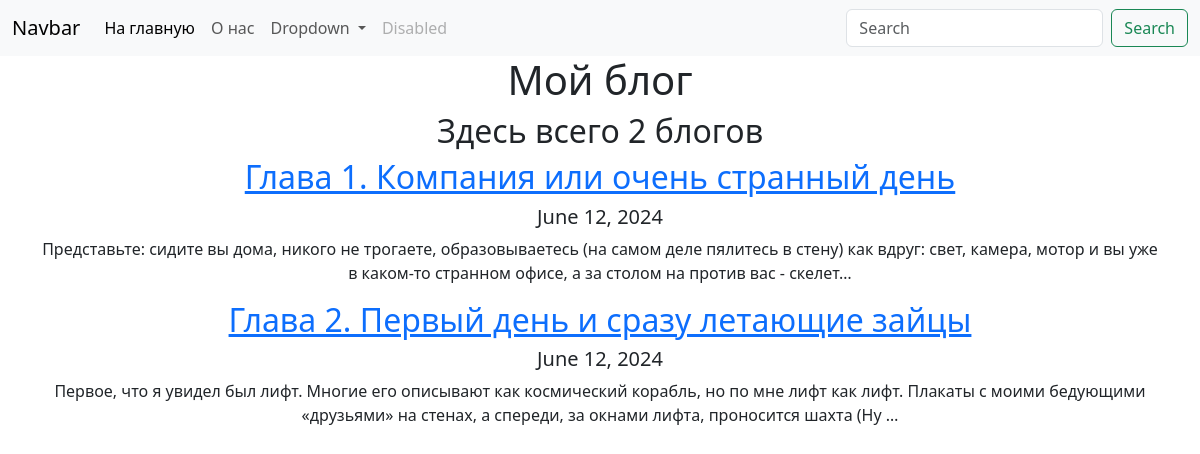
Screenshot of /blog/ with the database file from the repository.
### blog/models.py (models this page shows, shortened)
class Blog(models.Model):
    title=models.CharField(max_length=200)
    description=models.TextField()
    date=models.DateField()

### blog/views.py (the view)
# urls.py: path('',views.all_blogs,name='all_blogs'),
def all_blogs(request):
    B=Blog.objects.all()
    return render(request,'blog/all_blogs.html',{"B":B})

### blog/templates/blog/all_blogs.html (shortened to what this page needs)
{% extends 'portfall/base.html' %}
{% block content %}
<link href="https://cdn.jsdelivr.net/npm/bootstrap@5.3.3/dist/css/bootstrap.min.css" rel="stylesheet">
<div class="container text-center">
<h1>Мой блог</h1>
<h2>Здесь всего {{ B.count }} блогов</h2>
{% for i in B %}
<a href="{% url 'blog:detail' i.id %}"><h2>{{ i.title }}</h2></a>
<h5>{{ i.date }}</h5>
<p>{{ i.description|truncatechars:200  }}</p>
{% endfor %}
</div>
{% endblock %}

### rows the page displays
Blog: title "Глава 1. Компания или очень странный день", date "June 12, 2024", description "Представьте: сидите вы дома, никого не трогаете, образовываетесь (на самом деле пялитесь в стену) как вдруг: свет, камера, мотор и вы уже в каком-то странном офисе, а за столом на против вас - скелет…"
Blog: title "Глава 2. Первый день и сразу летающие зайцы", date "June 12, 2024", description "Первое, что я увидел был лифт. Многие его описывают как космический корабль, но по мне лифт как лифт. Плакаты с моими бедующими «друзьями» на стенах, а спереди, за окнами лифта, проносится шахта (Ну …"

### other values shown
{{ B.count }} "2"
